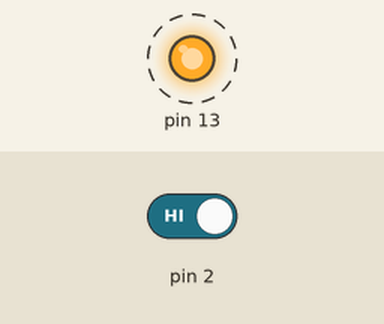
The sketch below on a simulated Arduino Uno, built with avr-gcc and run on an emulated ATmega328P. Shown: output pins drawn as LEDs (lit = HIGH). Dashed ring = blinking. The test bench sets the inputs (shaded band); at power-on: pin 2 HIGH. What the sketch prints to the serial monitor is not drawn.

Above: at 4.2 s.
5.1 s: pin 2 driven LOW
Timing chart, 0 to 14.1 s (numbered marks = the images above; inputs shaded):
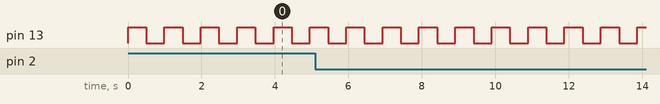

The sketch:

Ejemplo_SemaforoBinario_FreeRTOSArduino.ino
```cpp
#include <Arduino_FreeRTOS.h>
#include <semphr.h>

/*FreRTOS*/
// Semaforo //
SemaphoreHandle_t Int0_SmphBnr;
// Tareas //
void vTaskInt0(void *pvParameter);
void vTaskBlink(void *pvParameter);
// Interrupcion //
void Int0(void);

void setup() {
  /*Serial*/
  Serial.begin(9600);
  /*FreeRTOS*/
  //Tareas//
  xTaskCreate(vTaskInt0,"Interupcion0",128,NULL,configMAX_PRIORITIES,NULL);
  xTaskCreate(vTaskBlink,"Blink",128,NULL,1,NULL);

  //Semaforo//
  Int0_SmphBnr = xSemaphoreCreateBinary();
  if(Int0_SmphBnr != NULL)
  {
    attachInterrupt(digitalPinToInterrupt(2), Int0, FALLING);
  }

  // Inicia el planificador //
  vTaskStartScheduler();
}

void loop() {}

////////////////////////////////////////////////////////////////////
/* Tareas */
void vTaskBlink(void *pvParameter)
{
  (void) pvParameter;

  TickType_t Delay500ms=pdMS_TO_TICKS(500);

  pinMode(13,OUTPUT);
  digitalWrite(13,LOW);

  while (1)
  {
    /* code */
    digitalWrite(13,!digitalRead(13));
    vTaskDelay(Delay500ms);
  }
  vTaskDelete(NULL);
}
////////////////////////////////////////////////////////////////////

/* Funcion de Interrupcion */
void vTaskInt0(void *pvParameter)
{
  (void) pvParameter;
  TickType_t Delay30ms=pdMS_TO_TICKS(30);

  while (1)
  {
    /* code */
    if(xSemaphoreTake(Int0_SmphBnr,portMAX_DELAY)==pdPASS)
    {
      Serial.println("Interrupcion 0");
      while(digitalRead(2)==HIGH) vTaskDelay(Delay30ms);
    }
  }
  vTaskDelete(NULL);
}

void Int0(void)
{
  // Da en semaforo //
  xSemaphoreGiveFromISR(Int0_SmphBnr,NULL);
}
////////////////////////////////////////////////////////////////////
```

Measured:
- by itself, pin 13: alternates HIGH for 0.50 s and LOW for 0.50 s
